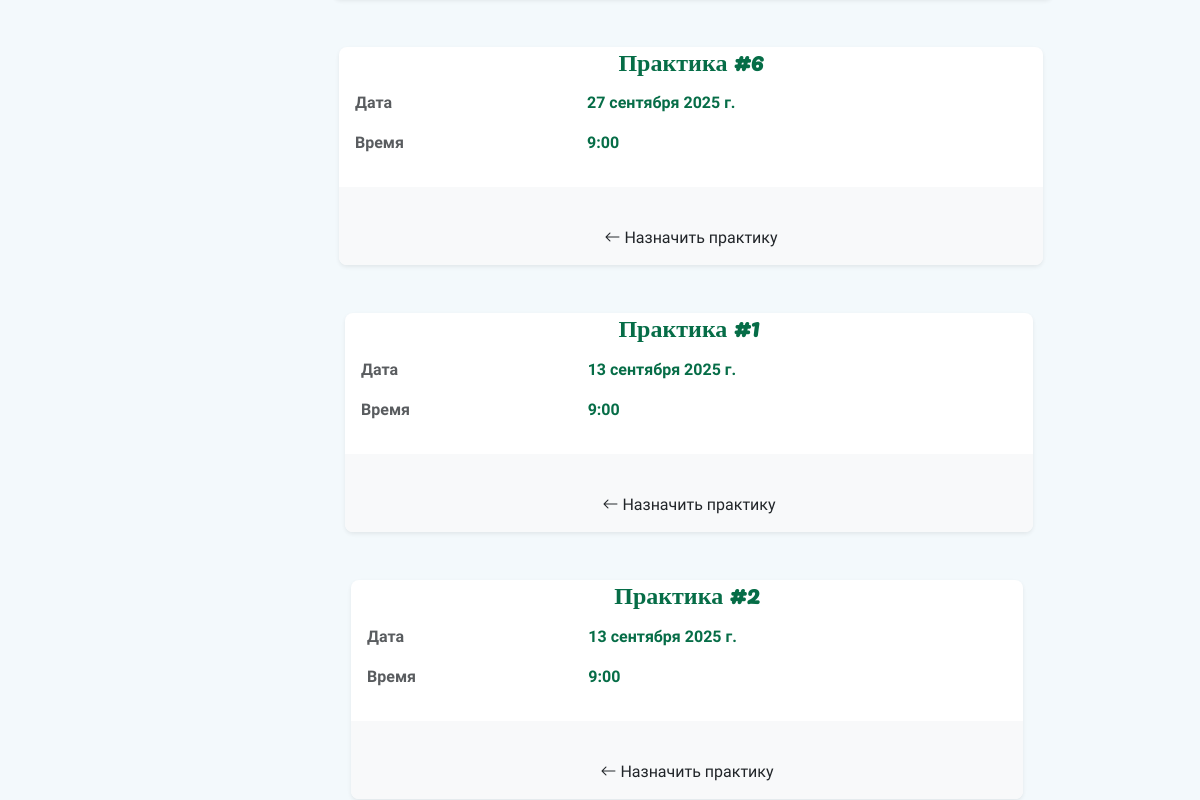
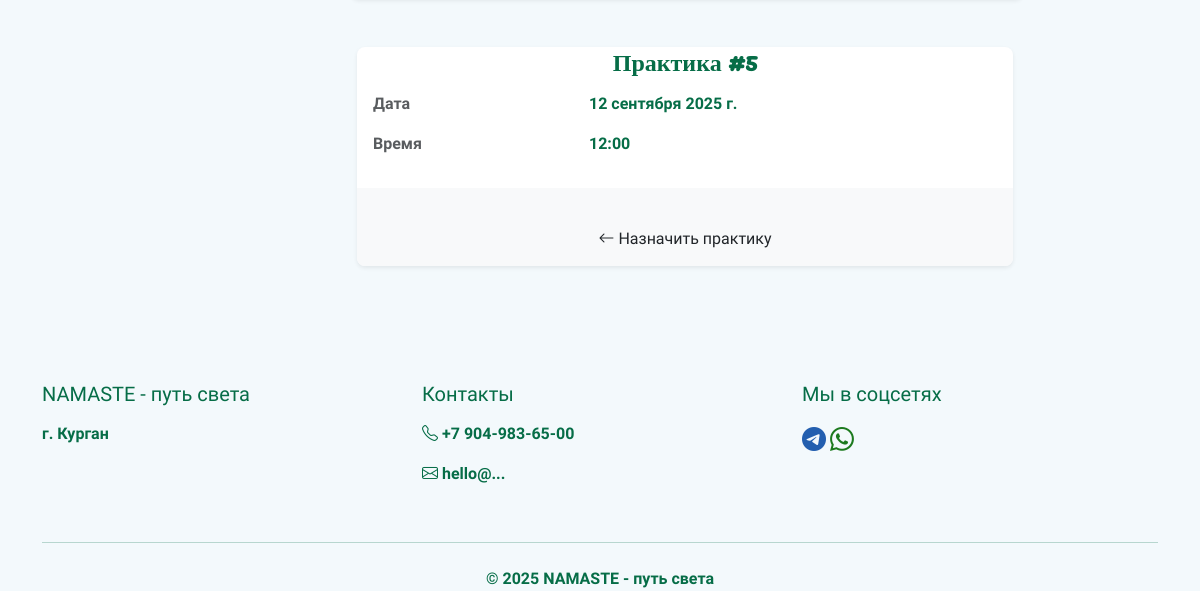
Page /schedules/ (lower part) on the earlier database version (2 pictures, top to bottom).
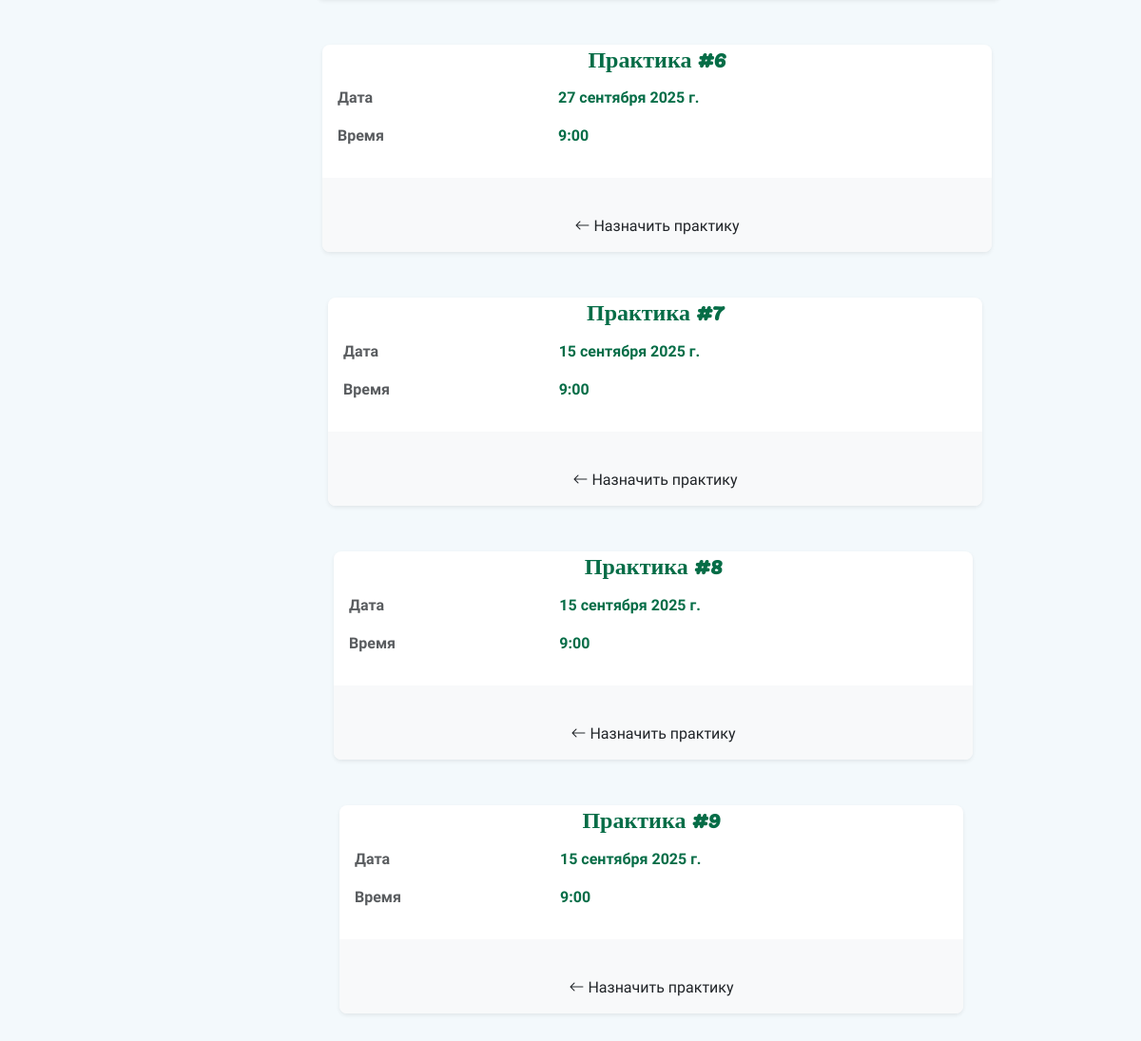
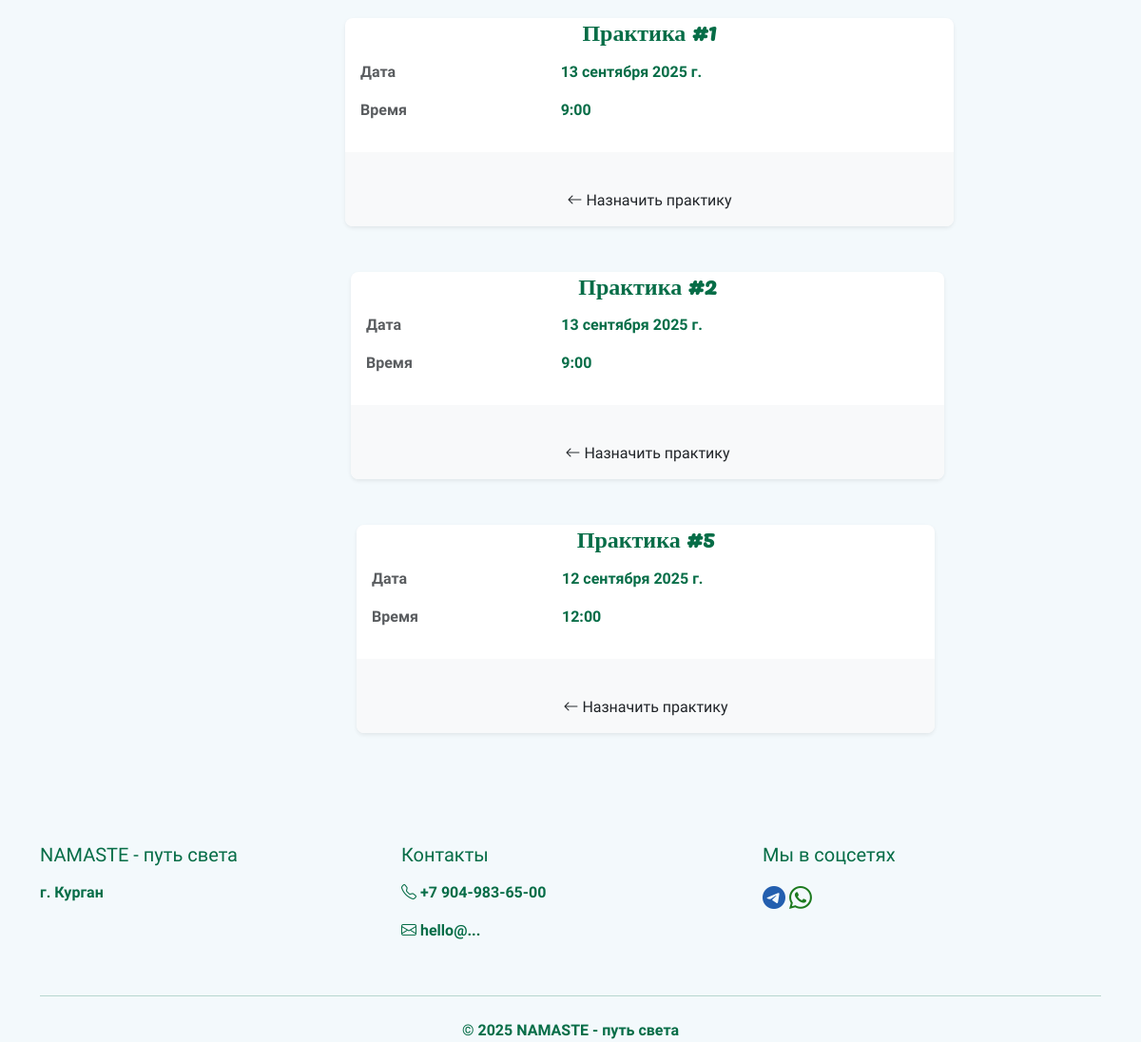
Same page on the later database version (2 pictures, top to bottom).
### core/models.py (models this page shows, shortened)
class Schedule(models.Model):
    date = models.DateField(default=timezone.now)
    start_time = models.TimeField(default=time(9, 0))
    class Meta:
        verbose_name = "Расписание"

### core/views.py (the view)
# urls.py: path('schedules/', SchedulesListView.as_view(), name='all-schedule'),
class SchedulesListView(ListView):
    model = Schedule
    template_name = "schedule_list.html"
    context_object_name = "schedules"
    paginate_by = 20
    def get_queryset(self):
        queryset = super().get_queryset()
        search_query = self.request.GET.get("q", "")
        checkbox_date = self.request.GET.get("search_by_date", "")
        order_by_date = self.request.GET.get("order_by_date", "desc")
        search_q = Q()
        if search_query:
            if checkbox_date:
                search_q |= Q(date__icontains=search_query)
        ordering = "-date" if order_by_date == "desc" else "date"
        schedules = (queryset.filter(search_q).order_by(ordering))
        return schedules

### templates/schedule_list.html (shortened to what this page needs)
{% extends "base.html" %}
{% block content %}
<div class="flex-container">
    {% for schedule in schedules %}
        <div class="container mt-5 mb-5">
        <div class="row">
            <div class="col-md-8 offset-md-2">
                <div class="card shadow-sm">
                    <div class="row">
                        <h2 class="card-title h4 mb-0">Практика #{{ schedule.id }}</h2>
                    </div>
                    <div class="card-body">
                        <div class="row mb-3">
                            <div class="col-sm-4 text-muted">Дата</div>
                            <div class="col-sm-8">{{ schedule.date }}</div>
                        </div>
                        <div class="row mb-3">
                            <div class="col-sm-4 text-muted">Время</div>
                            <div class="col-sm-8">{{ schedule.start_time }}</div>
                        </div>
                    </div>
                    <div class="card-footer bg-light">
                        <div class="text-center mt-4">
                            <a href="{% url 'schedule-create' %}" class="btn btn-s">
                                <i class="bi bi-arrow-left"></i> Назначить практику
                            </a>
                        </div>
                    </div>
                </div>
            </div>
        </div>
    {% endfor %}
</div>
{% endblock content %}

### templates/base.html (shortened to what this page needs)
{% load static %}
<!DOCTYPE html>
<html lang="ru">
<head>
<link href="https://cdn.jsdelivr.net/npm/bootstrap@5.3.3/dist/css/bootstrap.min.css" rel="stylesheet">
<link rel="stylesheet" href="https://cdn.jsdelivr.net/npm/bootstrap-icons@1.11.3/font/bootstrap-icons.css">
<link rel="stylesheet" href="{% static 'css/main.css' %}">
</head>
<body>
    <div class="d-flex flex-column min-vh-100">
      <main class="flex-grow-1">
        {% block content %}{% endblock %}
      </main>
      <footer class="footer-dark mt-auto">
        <div class="container text-center text-md-start">
          <div class="row">
            <div class="col-md-4 mb-3">
              <h5 class="mb-3">NAMASTE - путь света</h5>
              <p>г. Курган</p>
            </div>
            <div class="col-md-4 mb-3">
              <h5 class="mb-3">Контакты</h5>
              <p><i class="bi bi-telephone"></i> +7 904-983-65-00</p>
              <p><i class="bi bi-envelope"></i> hello@...</p>
            </div>
            <div class="col-md-4 mb-3">
              <h5 class="mb-3">Мы в соцсетях</h5>
              <a class="custom-telegram" href="https://t.me/irina_namaste"><i class="bi bi-telegram custom-telegram" style="font-size: 24px;"></i></a>
              <a class="custom-wa" href="https://wa.me/+79049836500"><i class="bi bi-whatsapp custom-wa" style="font-size: 24px;"></i></a>
            </div>
          </div>
          <hr class="my-4">
          <div class="text-center">
            <span>© 2025 NAMASTE - путь света</span>
          </div>
        </div>
      </footer>
    </div>
<div class="toast-container position-fixed bottom-0 end-0 p-3" style="z-index: 1100">
</div>
</body>
</html>

### static/css/main.css (style rules this page uses)
:root { --bs-body-bg: #f3f9fc; --brand-blue: #e2ebf4; --font-family-heading: 'Pacifico', cursive; --color: #066d47; }
body { font-family: 'Marck Script', cursive; font-weight: bold; color: #066d47; }
.custom-telegram { color: rgba(1, 69, 162, 0.863); }
.custom-telegram i { color: rgba(1, 69, 162, 0.863); }
.custom-wa { color: rgb(28, 122, 30); }
.custom-wa i { color: rgb(28, 122, 30); }
.flex-container { display: flex; flex-wrap: wrap; gap: 20px; justify-content: center; padding: 20px; }
.row { display: flex; flex-basis: 100%; }
.row:nth-child(2n+1) { justify-content: center; }
.row:nth-child(2n) { justify-content: flex-end; }
.card { border: 2px solid var(--brand-green); box-shadow: 0 4px 12px rgba(99, 57, 16, 0.1); transition: transform 0.3s ease, box-shadow 0.3s ease; background: white; border-radius: 0.5rem; overflow: hidden; color: #066d47 }
.card-title { color: #066d47; text-align: center; font-family: var(--font-family-heading); font-weight: 700; }
.card-footer { background-color: var(--brand-green); border-top: none; color: #066d47; font-weight: bold; }

Differences in the rows shown:
added Schedule: id "7", date "15 сентября 2025 г.", start_time "9:00"
added Schedule: id "8", date "15 сентября 2025 г.", start_time "9:00"
added Schedule: id "9", date "15 сентября 2025 г.", start_time "9:00"
